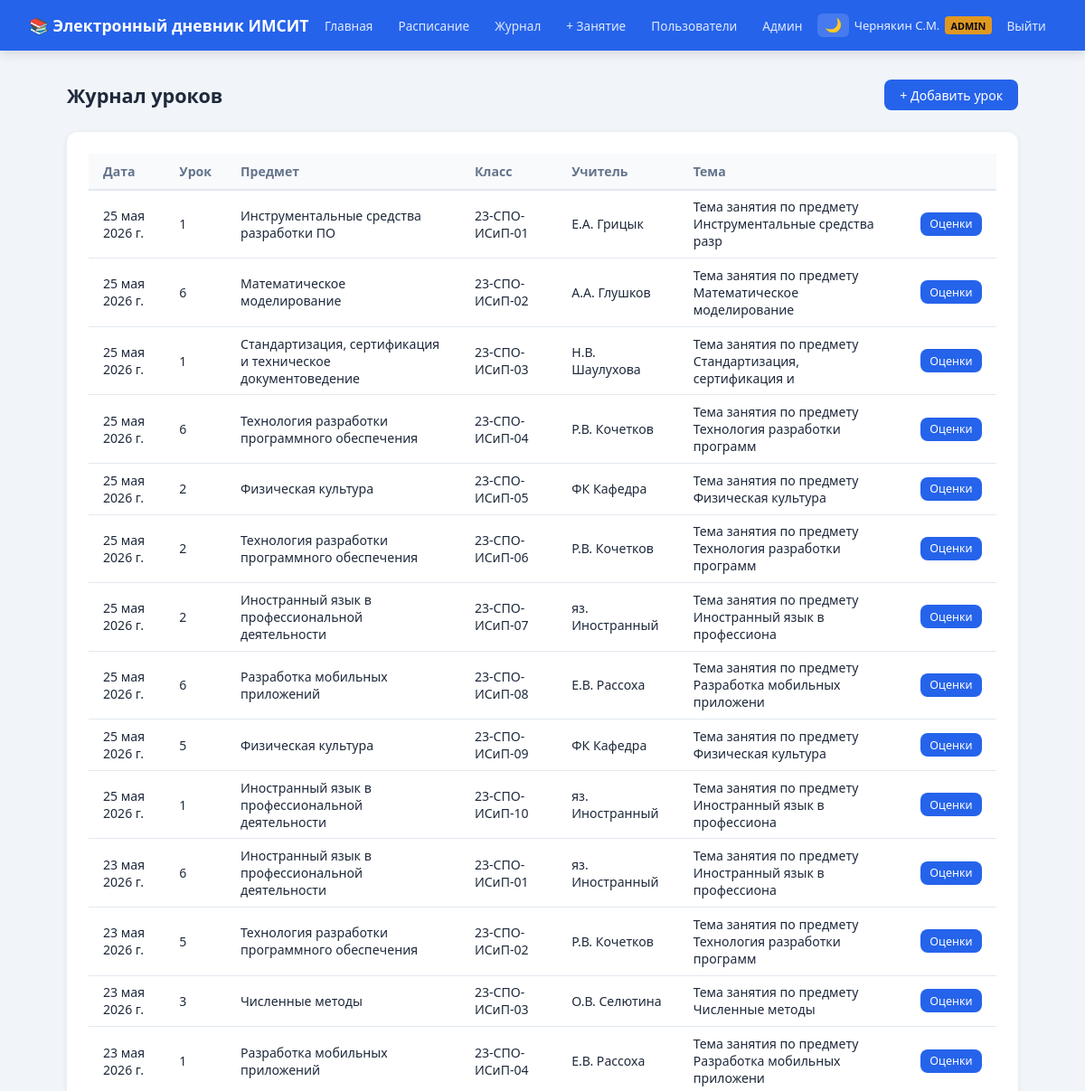
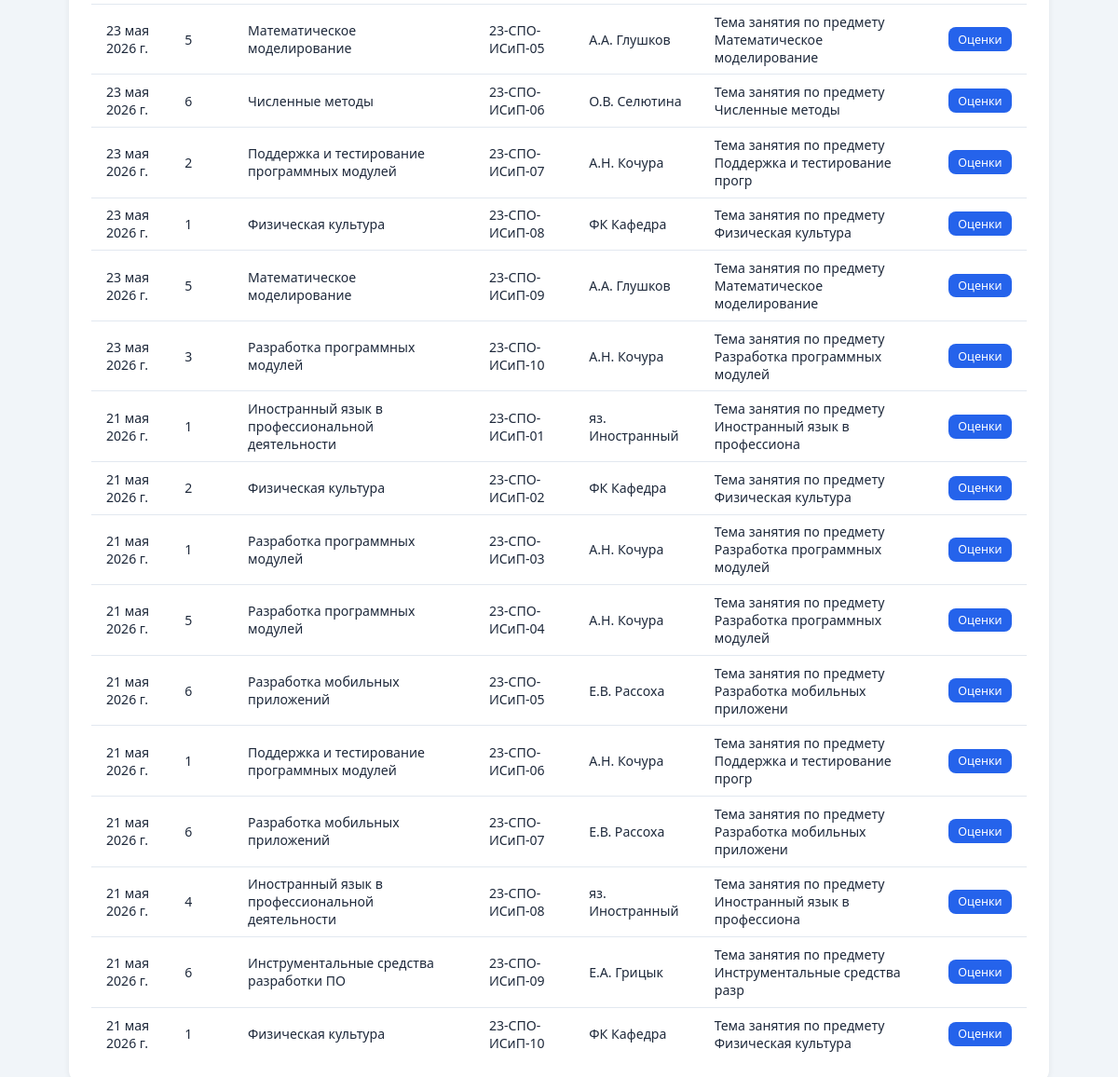
The app's page /journal/ (signed in) with its own data (2 pictures, top to bottom).
### users/models.py (models this page shows, shortened)
class User(AbstractUser):
    ROLE_ADMIN   = 'admin'
    ROLE_TEACHER = 'teacher'
    ROLE_STUDENT = 'student'
    ROLE_PARENT  = 'parent'
    ROLES = [
        (ROLE_ADMIN,   'Администратор'),
        (ROLE_TEACHER, 'Преподаватель'),
        (ROLE_STUDENT, 'Студент'),
        (ROLE_PARENT,  'Родитель'),
    ]
    role = models.CharField(
        max_length=10,
        choices=ROLES,
        default=ROLE_STUDENT,
        verbose_name='Роль'
    )
    class Meta:
        verbose_name = 'Пользователь'
        verbose_name_plural = 'Пользователи'
    @property
    def is_teacher(self):  return self.role == self.ROLE_TEACHER
    @property
    def is_student(self):  return self.role == self.ROLE_STUDENT

### journal/models.py (models this page shows, shortened)
class Lesson(models.Model):
    classroom = models.ForeignKey(ClassRoom, on_delete=models.CASCADE, verbose_name='Группа')
    subject   = models.ForeignKey(Subject,   on_delete=models.CASCADE, verbose_name='Предмет')
    teacher   = models.ForeignKey(
        settings.AUTH_USER_MODEL, on_delete=models.CASCADE,
        related_name='lessons', verbose_name='Преподаватель',
        limit_choices_to={'role': 'teacher'}
    )
    date          = models.DateField(verbose_name='Дата')
    period_number = models.PositiveSmallIntegerField(default=1, verbose_name='Номер пары')
    topic         = models.CharField(max_length=255, blank=True, verbose_name='Тема занятия')
    homework      = models.TextField(blank=True, verbose_name='Домашнее задание')
    class Meta:
        verbose_name = 'Занятие'
        verbose_name_plural = 'Занятия'
        ordering = ['date', 'period_number']

class Subject(models.Model):
    name = models.CharField(max_length=200, verbose_name='Название')
    class Meta:
        verbose_name = 'Предмет'
        verbose_name_plural = 'Предметы'
        ordering = ['name']
    def __str__(self):
        return self.name

class ClassRoom(models.Model):
    name     = models.CharField(max_length=30, verbose_name='Группа')
    students = models.ManyToManyField(
        settings.AUTH_USER_MODEL, blank=True,
        related_name='classrooms', verbose_name='Студенты',
        limit_choices_to={'role': 'student'}
    )
    class Meta:
        verbose_name = 'Группа'
        verbose_name_plural = 'Группы'
        ordering = ['name']
    def __str__(self):
        return self.name

### journal/views.py (the view)
# urls.py: path('', include('journal.urls')),                        # Основные страницы журнала
@login_required
def journal(request):
    user = request.user
    if user.is_student:
        return redirect('home')
    lessons = Lesson.objects.filter(teacher=user).order_by('-date') if user.is_teacher else Lesson.objects.all().order_by('-date')
    return render(request, 'journal/journal.html', {'lessons': lessons})

### templates/journal/journal.html (shortened to what this page needs)
{% extends "base.html" %}
{% block content %}
<div class="page-header">
  <h1>Журнал уроков</h1>
  <a href="/journal/add/" class="btn btn-primary">+ Добавить урок</a>
</div>
<div class="card">
  <table>
    <thead><tr><th>Дата</th><th>Урок</th><th>Предмет</th><th>Класс</th><th>Учитель</th><th>Тема</th><th></th></tr></thead>
    <tbody>
    {% for l in lessons %}
    <tr>
      <td>{{ l.date }}</td>
      <td>{{ l.period_number }}</td>
      <td>{{ l.subject }}</td>
      <td>{{ l.classroom }}</td>
      <td>{{ l.teacher.get_full_name|default:l.teacher.username }}</td>
      <td>{{ l.topic|default:"—" }}</td>
      <td><a href="/journal/{{ l.pk }}/" class="btn btn-sm btn-primary">Оценки</a></td>
    </tr>
    {% empty %}<tr><td colspan="7" style="color:#94a3b8">Уроков нет</td></tr>
    {% endfor %}
    </tbody>
  </table>
</div>
{% endblock %}

### templates/base.html (shortened to what this page needs)
<!DOCTYPE html>
<html lang="ru" data-theme="light">
<head>
  <link rel="stylesheet" href="/static/css/style.css">
</head>
<body>
<nav class="navbar">
  <a class="navbar-brand" href="/">📚 Электронный дневник ИМСИТ</a>
  <div class="navbar-nav">
    <a href="/">Главная</a>
    <a href="/schedule/">Расписание</a>
    {% if user.is_teacher or user.is_staff %}
      <a href="/journal/">Журнал</a>
      <a href="/journal/add/">+ Занятие</a>
    {% endif %}
    {% if user.is_staff %}
      <a href="/users/">Пользователи</a>
      <a href="/admin/">Админ</a>
    {% endif %}
    <button class="theme-toggle" onclick="toggleTheme()" title="Сменить тему">🌙</button>
    <span class="navbar-user">
      {{ user.get_full_name|default:user.username }}
      {% if user.is_staff %}<span class="badge-admin">ADMIN</span>{% endif %}
    </span>
    <a href="/logout/">Выйти</a>
  </div>
</nav>
<div class="container animate-in">
  {% block content %}{% endblock %}
</div>
</body>
</html>

### static/css/style.css (style rules this page uses)
:root, [data-theme="light"] { --primary: #2563eb; --primary-dark: #1d4ed8; --success: #16a34a; --danger: #dc2626; --warning: #d97706; --bg: #f1f5f9; --card: #ffffff; --text: #1e293b; --muted: #64748b; --border: #e2e8f0; --navbar-bg: #2563eb; --table-header: #f8fafc; --table-hover: #f0f4ff; --input-bg: #ffffff; }
* { box-sizing: border-box; margin: 0; padding: 0; }
body { font-family: 'Segoe UI', Arial, sans-serif; background: var(--bg); color: var(--text); min-height: 100vh; transition: background .3s, color .3s; }
.animate-in { animation: fadeIn .5s ease both; }
.card, .stat-card { opacity: 0; transform: translateY(16px); transition: opacity .4s ease, transform .4s ease, box-shadow .2s; }
.card.visible, .stat-card.visible { opacity: 1; transform: translateY(0); }
.navbar { background: var(--navbar-bg); color: #fff; padding: 0 2rem; display: flex; align-items: center; justify-content: space-between; height: 56px; box-shadow: 0 2px 12px rgba(0,0,0,.15); position: sticky; top: 0; z-index: 100; }
.navbar-brand { font-size: 1.1rem; font-weight: 700; color: #fff; text-decoration: none; }
.navbar-nav { display: flex; gap: .35rem; align-items: center; flex-wrap: wrap; }
.navbar-nav a { color: rgba(255,255,255,.85); text-decoration: none; padding: .3rem .7rem; border-radius: 6px; font-size: .85rem; transition: background .15s, color .15s; }
.navbar-user { font-size: .82rem; opacity: .9; display: flex; align-items: center; gap: .35rem; }
.badge-admin { background: #f59e0b; color: #000; font-size: .68rem; font-weight: 700; padding: .15rem .4rem; border-radius: 4px; animation: pulse 2s infinite; }
.theme-toggle { background: rgba(255,255,255,.15); border: none; border-radius: 6px; padding: .28rem .5rem; font-size: .95rem; cursor: pointer; transition: background .15s; }
.container { max-width: 1100px; margin: 2rem auto; padding: 0 1.5rem; }
.card { background: var(--card); border-radius: 12px; box-shadow: 0 1px 6px rgba(0,0,0,.07); padding: 1.5rem; margin-bottom: 1.5rem; }
table { width: 100%; border-collapse: collapse; font-size: .88rem; }
th { background: var(--table-header); color: var(--muted); font-weight: 600; text-align: left; padding: .6rem 1rem; border-bottom: 2px solid var(--border); }
td { padding: .55rem 1rem; border-bottom: 1px solid var(--border); vertical-align: middle; }
tr:last-child td { border-bottom: none; }
tr { transition: background .15s; }
.btn { display: inline-block; padding: .48rem 1.05rem; border-radius: 8px; font-size: .88rem; font-weight: 500; cursor: pointer; border: none; text-decoration: none; transition: transform .15s, opacity .15s, box-shadow .15s; }
.btn-primary { background: var(--primary); color: #fff; }
.btn-sm { padding: .28rem .65rem; font-size: .78rem; }
.page-header { display: flex; align-items: center; justify-content: space-between; margin-bottom: 1.5rem; }
.page-header h1 { font-size: 1.35rem; font-weight: 700; }

### records on screen
User: get_full_name "Чернякин С.М."
Lesson: date "25 мая 2026 г.", period_number "1", subject "Инструментальные средства разработки ПО", classroom "23-СПО-ИСиП-01", teacher.get_full_name "Е.А. Грицык", topic "Тема занятия по предмету Инструментальные средства разр"
Lesson: date "25 мая 2026 г.", period_number "6", subject "Математическое моделирование", classroom "23-СПО-ИСиП-02", teacher.get_full_name "А.А. Глушков", topic "Тема занятия по предмету Математическое моделирование"
Lesson: date "25 мая 2026 г.", period_number "1", subject "Стандартизация, сертификация и техническое документоведение", classroom "23-СПО-ИСиП-03", teacher.get_full_name "Н.В. Шаулухова", topic "Тема занятия по предмету Стандартизация, сертификация и"
Lesson: date "25 мая 2026 г.", period_number "6", subject "Технология разработки программного обеспечения", classroom "23-СПО-ИСиП-04", teacher.get_full_name "Р.В. Кочетков", topic "Тема занятия по предмету Технология разработки программ"
Lesson: date "25 мая 2026 г.", period_number "2", subject "Физическая культура", classroom "23-СПО-ИСиП-05", teacher.get_full_name "ФК Кафедра", topic "Тема занятия по предмету Физическая культура"
Lesson: date "25 мая 2026 г.", period_number "2", subject "Технология разработки программного обеспечения", classroom "23-СПО-ИСиП-06", teacher.get_full_name "Р.В. Кочетков", topic "Тема занятия по предмету Технология разработки программ"
Lesson: date "25 мая 2026 г.", period_number "2", subject "Иностранный язык в профессиональной деятельности", classroom "23-СПО-ИСиП-07", teacher.get_full_name "яз. Иностранный", topic "Тема занятия по предмету Иностранный язык в профессиона"
Lesson: date "25 мая 2026 г.", period_number "6", subject "Разработка мобильных приложений", classroom "23-СПО-ИСиП-08", teacher.get_full_name "Е.В. Рассоха", topic "Тема занятия по предмету Разработка мобильных приложени"
Lesson: date "25 мая 2026 г.", period_number "5", subject "Физическая культура", classroom "23-СПО-ИСиП-09", teacher.get_full_name "ФК Кафедра", topic "Тема занятия по предмету Физическая культура"
Lesson: date "25 мая 2026 г.", period_number "1", subject "Иностранный язык в профессиональной деятельности", classroom "23-СПО-ИСиП-10", teacher.get_full_name "яз. Иностранный", topic "Тема занятия по предмету Иностранный язык в профессиона"
Lesson: date "23 мая 2026 г.", period_number "6", subject "Иностранный язык в профессиональной деятельности", classroom "23-СПО-ИСиП-01", teacher.get_full_name "яз. Иностранный", topic "Тема занятия по предмету Иностранный язык в профессиона"
Lesson: date "23 мая 2026 г.", period_number "5", subject "Технология разработки программного обеспечения", classroom "23-СПО-ИСиП-02", teacher.get_full_name "Р.В. Кочетков", topic "Тема занятия по предмету Технология разработки программ"
Lesson: date "23 мая 2026 г.", period_number "3", subject "Численные методы", classroom "23-СПО-ИСиП-03", teacher.get_full_name "О.В. Селютина", topic "Тема занятия по предмету Численные методы"
Lesson: date "23 мая 2026 г.", period_number "1", subject "Разработка мобильных приложений", classroom "23-СПО-ИСиП-04", teacher.get_full_name "Е.В. Рассоха", topic "Тема занятия по предмету Разработка мобильных приложени"
Lesson: date "23 мая 2026 г.", period_number "5", subject "Математическое моделирование", classroom "23-СПО-ИСиП-05", teacher.get_full_name "А.А. Глушков", topic "Тема занятия по предмету Математическое моделирование"
Lesson: date "23 мая 2026 г.", period_number "6", subject "Численные методы", classroom "23-СПО-ИСиП-06", teacher.get_full_name "О.В. Селютина", topic "Тема занятия по предмету Численные методы"
Lesson: date "23 мая 2026 г.", period_number "2", subject "Поддержка и тестирование программных модулей", classroom "23-СПО-ИСиП-07", teacher.get_full_name "А.Н. Кочура", topic "Тема занятия по предмету Поддержка и тестирование прогр"
Lesson: date "23 мая 2026 г.", period_number "1", subject "Физическая культура", classroom "23-СПО-ИСиП-08", teacher.get_full_name "ФК Кафедра", topic "Тема занятия по предмету Физическая культура"
Lesson: date "23 мая 2026 г.", period_number "5", subject "Математическое моделирование", classroom "23-СПО-ИСиП-09", teacher.get_full_name "А.А. Глушков", topic "Тема занятия по предмету Математическое моделирование"
Lesson: date "23 мая 2026 г.", period_number "3", subject "Разработка программных модулей", classroom "23-СПО-ИСиП-10", teacher.get_full_name "А.Н. Кочура", topic "Тема занятия по предмету Разработка программных модулей"
Lesson: date "21 мая 2026 г.", period_number "1", subject "Иностранный язык в профессиональной деятельности", classroom "23-СПО-ИСиП-01", teacher.get_full_name "яз. Иностранный", topic "Тема занятия по предмету Иностранный язык в профессиона"
Lesson: date "21 мая 2026 г.", period_number "2", subject "Физическая культура", classroom "23-СПО-ИСиП-02", teacher.get_full_name "ФК Кафедра", topic "Тема занятия по предмету Физическая культура"
Lesson: date "21 мая 2026 г.", period_number "1", subject "Разработка программных модулей", classroom "23-СПО-ИСиП-03", teacher.get_full_name "А.Н. Кочура", topic "Тема занятия по предмету Разработка программных модулей"
Lesson: date "21 мая 2026 г.", period_number "5", subject "Разработка программных модулей", classroom "23-СПО-ИСиП-04", teacher.get_full_name "А.Н. Кочура", topic "Тема занятия по предмету Разработка программных модулей"
Lesson: date "21 мая 2026 г.", period_number "6", subject "Разработка мобильных приложений", classroom "23-СПО-ИСиП-05", teacher.get_full_name "Е.В. Рассоха", topic "Тема занятия по предмету Разработка мобильных приложени"
Lesson: date "21 мая 2026 г.", period_number "1", subject "Поддержка и тестирование программных модулей", classroom "23-СПО-ИСиП-06", teacher.get_full_name "А.Н. Кочура", topic "Тема занятия по предмету Поддержка и тестирование прогр"
Lesson: date "21 мая 2026 г.", period_number "6", subject "Разработка мобильных приложений", classroom "23-СПО-ИСиП-07", teacher.get_full_name "Е.В. Рассоха", topic "Тема занятия по предмету Разработка мобильных приложени"
Lesson: date "21 мая 2026 г.", period_number "4", subject "Иностранный язык в профессиональной деятельности", classroom "23-СПО-ИСиП-08", teacher.get_full_name "яз. Иностранный", topic "Тема занятия по предмету Иностранный язык в профессиона"
Lesson: date "21 мая 2026 г.", period_number "6", subject "Инструментальные средства разработки ПО", classroom "23-СПО-ИСиП-09", teacher.get_full_name "Е.А. Грицык", topic "Тема занятия по предмету Инструментальные средства разр"
Lesson: date "21 мая 2026 г.", period_number "1", subject "Физическая культура", classroom "23-СПО-ИСиП-10", teacher.get_full_name "ФК Кафедра", topic "Тема занятия по предмету Физическая культура"
